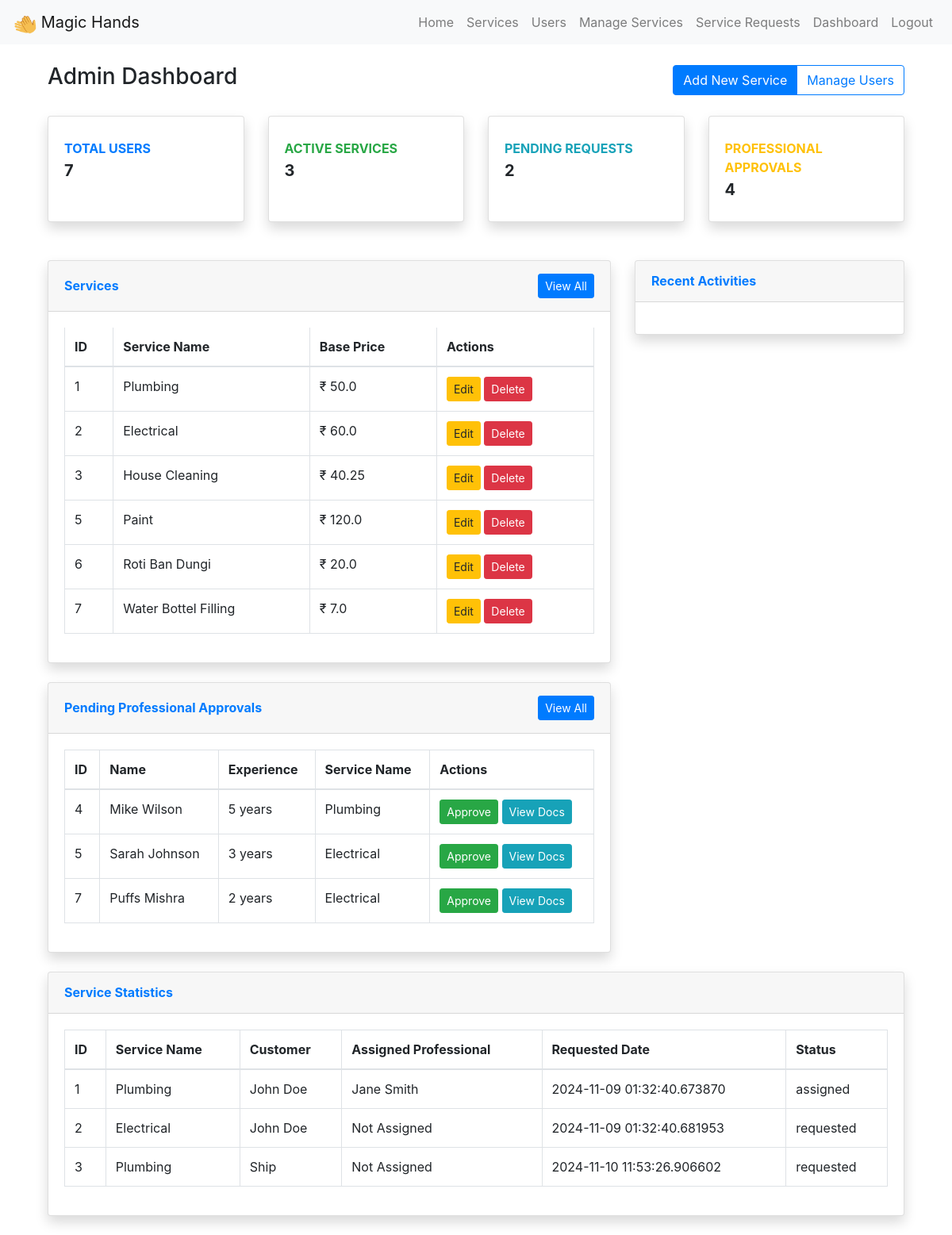
Page /dashboard (signed in) on the earlier database version.
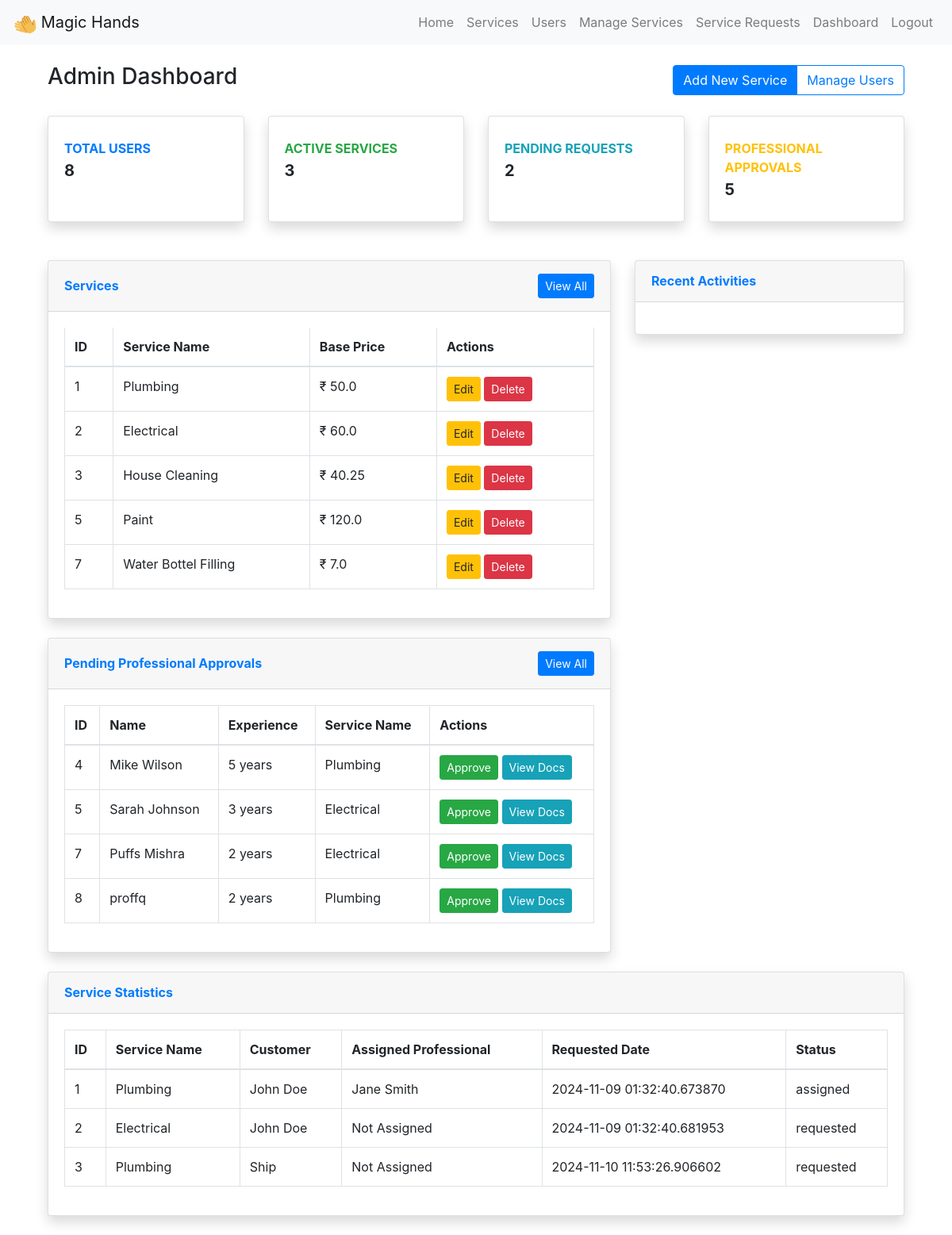
Same page on the later database version.
### models.py (models this page shows, shortened)
class Service(db.Model):
    __tablename__ = 'service'
    id = db.Column(db.Integer, primary_key=True)
    name = db.Column(db.String(100), nullable=False)
    price = db.Column(db.Float, nullable=False)
    description = db.Column(db.Text)
    time_required = db.Column(db.String(50))
    category = db.Column(db.String(50))
    image_url = db.Column(db.String(200))  # For service images
    is_active = db.Column(db.Boolean, default=True)  # To temporarily disable services
    created_at = db.Column(db.DateTime, default=datetime.utcnow)
    min_experience_required = db.Column(db.Integer, default=0)
    availability = db.Column(db.String(50), default='24/7')

class User(UserMixin, db.Model):
    __tablename__ = 'user'
    id = db.Column(db.Integer, primary_key=True)
    email = db.Column(db.String(120), unique=True, nullable=False)
    password = db.Column(db.String(255), nullable=False)
    role = db.Column(db.String(20), nullable=False)
    full_name = db.Column(db.String(100), nullable=False)
    address = db.Column(db.String(200))
    pin_code = db.Column(db.String(10))
    phone_number = db.Column(db.String(15))  # Added phone number
    experience = db.Column(db.Integer)
    service_type = db.Column(db.String(100))
    is_approved = db.Column(db.Boolean, default=False)
    is_active = db.Column(db.Boolean, default=True)  # For blocking user
    date_created = db.Column(db.DateTime, default=datetime.utcnow)
    profile_image = db.Column(db.String(200))  # For storing profile image path
    document_verified = db.Column(db.Boolean, default=False)  # For professional verification
    avg_rating = db.Column(db.Float, default=0.0)  # Average rating for professionals
    service_request = db.relationship('ServiceRequest', backref='customer', foreign_keys='ServiceRequest.customer_id', cascade="all, delete-orphan")
    reviews = db.relationship('Review', backref='customer', foreign_keys='Review.customer_id', cascade="all, delete-orphan")

class ServiceRequest(db.Model):
    __tablename__ = 'service_request'
    id = db.Column(db.Integer, primary_key=True)
    service_id = db.Column(db.Integer, db.ForeignKey('service.id'), nullable=False)
    customer_id = db.Column(db.Integer, db.ForeignKey('user.id'), nullable=False)
    professional_id = db.Column(db.Integer, db.ForeignKey('user.id'))
    date_of_request = db.Column(db.DateTime, default=datetime.utcnow, nullable=False)
    preferred_time = db.Column(db.DateTime)  # Added preferred time slot
    date_of_completion = db.Column(db.DateTime)
    service_status = db.Column(db.String(20), default='requested')  # requested/assigned/in_progress/completed/cancelled
    remarks = db.Column(db.Text)
    rating = db.Column(db.Integer)
    review_text = db.Column(db.Text)  # Added detailed review
    payment_status = db.Column(db.String(20), default='pending')  # pending/completed
    total_amount = db.Column(db.Float)
    location_pin = db.Column(db.String(10))  # For location-based assignment
    reviews = db.relationship('Review', backref='service_request', cascade="all, delete-orphan")
    transactions = db.relationship('Transaction', backref='service_request', cascade="all, delete-orphan")

### app.py (the view)
@app.route('/dashboard')
@login_required
def dashboard():
    if current_user.role == 'admin':
        user_count = User.query.count()
        professional_count = User.query.filter_by(role='professional').count()
        customer_count = user_count - professional_count - 1
        service_count = Service.query.count()
        service_request_count = ServiceRequest.query.count()
        users = User.query.all()
        pending_professionals = User.query.filter_by(role='professional').all()
        services = Service.query.all()
        pending_requests= ServiceRequest.query.filter_by(service_status='requested').count()
        customer_alias = aliased(User)
        professional_alias = aliased(User)
        service_requests = (
            db.session.query(ServiceRequest)
            .join(Service, ServiceRequest.service_id == Service.id)
            .join(customer_alias, ServiceRequest.customer_id == customer_alias.id)
            .outerjoin(professional_alias, ServiceRequest.professional_id == professional_alias.id)
            .add_columns(Service.name.label('service_name'),
                         customer_alias.full_name.label('customer_name'),
                         professional_alias.full_name.label('professional_name'))
            .all()
        )
        active_services = ServiceRequest.query.count()
        pending_approvals = User.query.filter_by(document_verified=False).count()
        return render_template('admin_dashboard.html', users=users, services=services, service_requests=service_requests, service=services,
                               total_users=user_count, customer=customer_count, total_services=service_count, total_service_requests=service_request_count,
                               pending_professionals = pending_professionals, active_services = active_services, pending_approvals=pending_approvals, pending_requests=pending_requests)
    elif current_user.role == 'professional':
        service_requests = ServiceRequest.query.filter_by(professional_id=current_user.id).all()
        return render_template('professional_dashboard.html', service_requests=service_requests)
    else:
        service_requests = ServiceRequest.query.filter_by(customer_id=current_user.id).all()
        return render_template('customer_dashboard.html', service_requests=service_requests)

### templates/admin_dashboard.html (shortened to what this page needs)
{% extends "base.html" %}
{% block content %}
<div class="container-fluid">
    <div class="d-flex justify-content-between align-items-center mb-4">
        <h1 class="h3">Admin Dashboard</h1>
        <div class="btn-group">
            <a href="{{ url_for('admin_services') }}" class="btn btn-primary">Add New Service</a>
            <a href="{{ url_for('admin_users') }}" class="btn btn-outline-primary">Manage Users</a>
        </div>
    </div>
    <div class="row mb-4">
        <div class="col-xl-3 col-md-6 mb-4">
            <div class="card border-left-primary shadow h-100 py-2">
                <div class="card-body">
                    <div class="row no-gutters align-items-center">
                        <div class="col mr-2">
                            <div class="text-xs font-weight-bold text-primary text-uppercase mb-1">Total Users</div>
                            <div class="h5 mb-0 font-weight-bold text-gray-800">{{ total_users }}</div>
                        </div>
                    </div>
                </div>
            </div>
        </div>
        <div class="col-xl-3 col-md-6 mb-4">
            <div class="card border-left-success shadow h-100 py-2">
                <div class="card-body">
                    <div class="row no-gutters align-items-center">
                        <div class="col mr-2">
                            <div class="text-xs font-weight-bold text-success text-uppercase mb-1">Active Services</div>
                            <div class="h5 mb-0 font-weight-bold text-gray-800">{{ active_services }}</div>
                        </div>
                    </div>
                </div>
            </div>
        </div>
        <div class="col-xl-3 col-md-6 mb-4">
            <div class="card border-left-info shadow h-100 py-2">
                <div class="card-body">
                    <div class="row no-gutters align-items-center">
                        <div class="col mr-2">
                            <div class="text-xs font-weight-bold text-info text-uppercase mb-1">Pending Requests</div>
                            <div class="h5 mb-0 font-weight-bold text-gray-800">{{ pending_requests }}</div>
                        </div>
                    </div>
                </div>
            </div>
        </div>
        <div class="col-xl-3 col-md-6 mb-4">
            <div class="card border-left-warning shadow h-100 py-2">
                <div class="card-body">
                    <div class="row no-gutters align-items-center">
                        <div class="col mr-2">
                            <div class="text-xs font-weight-bold text-warning text-uppercase mb-1">Professional Approvals</div>
                            <div class="h5 mb-0 font-weight-bold text-gray-800">{{ pending_approvals }}</div>
                        </div>
                    </div>
                </div>
            </div>
        </div>
    </div>
    <div class="row">
        <div class="col-xl-8 col-lg-7">
            <div class="card shadow mb-4">
                <div class="card-header py-3 d-flex flex-row align-items-center justify-content-between">
                    <h6 class="m-0 font-weight-bold text-primary">Services</h6>
                    <a href="{{ url_for('services') }}" class="btn btn-sm btn-primary">View All</a>
                </div>
                <div class="card-body">
                    <div class="table-responsive">
                        <table class="table table-bordered">
                            <thead>
                                <tr>
                                    <tr>
                                        <th>ID</th>
                                        <th>Service Name</th>
                                        <th>Base Price</th>
                                        <th>Actions</th>
                                    </tr>
                                </tr>
                            </thead>
                            <tbody>
                                {% for ser in services %}
                                <tr>
                                    <td>{{ ser.id }}</td>
                                    <td>{{ ser.name }}</td>
                                    <td>₹ {{ ser.price }}</td>
                                    <td>
                                        <button class="btn btn-warning btn-sm" data-bs-toggle="modal" data-bs-target="#editModal{{ service.id }}">
                                            Edit
                                          </button>
                                          <form method="POST" action="{{ url_for('admin_services') }}" class="d-inline">
                                            <button type="submit" class="btn btn-danger btn-sm" onclick="return confirm('Are you sure you want to delete this service?')">
                                              Delete
                                            </button>
                                          </form>
                                    </td>
                                </tr>
                                {% endfor %}
                            </tbody>
                        </table>
                    </div>
                </div>
            </div>
        </div>
        <div class="col-xl-4 col-lg-5">
            <div class="card shadow mb-4">
                <div class="card-header py-3">
                    <h6 class="m-0 font-weight-bold text-primary">Recent Activities</h6>
                </div>
                <div class="card-body">
                </div>
            </div>
        </div>
    </div>
    <div class="row">
        <div class="col-xl-8 col-lg-7">
            <div class="card shadow mb-4">
                <div class="card-header py-3 d-flex flex-row align-items-center justify-content-between">
                    <h6 class="m-0 font-weight-bold text-primary">Pending Professional Approvals</h6>
                    <a href="{{ url_for('admin_users') }}" class="btn btn-sm btn-primary">View All</a>
                </div>
                <div class="card-body">
                    <div class="table-responsive">
                        <table class="table table-bordered">
                            <thead>
                                <tr>
                                    <tr>
                                        <th>ID</th>
                                        <th>Name</th>
                                        <th>Experience</th>
                                        <th>Service Name</th>
                                        <th>Actions</th>
                                    </tr>
                                </tr>
                            </thead>
                            <tbody>
                                {% for professional in pending_professionals %}
                                <tr>
                                    <td>{{ professional.id }}</td>
                                    <td>{{ professional.full_name }}</td>
                                    <td>{{ professional.experience }} years</td>
                                    <td>{{ professional.service_type }}</td>
                                    <td>
                                        <form action="{{ url_for('approve_professional', user_id=professional.id) }}" method="post" class="d-inline">
                                            <button type="submit" class="btn btn-sm btn-success">Approve</button>
                                        </form>
                                        <button type="button" class="btn btn-sm btn-info" data-toggle="modal" data-target="#viewDocsModal{{ professional.id }}">
                                            View Docs
                                        </button>
                                    </td>
                                </tr>
                                {% endfor %}
                            </tbody>
                        </table>
                    </div>
                </div>
            </div>
        </div>
    </div>
    <div class="row">
        <div class="col-12">
            <div class="card shadow mb-4">
                <div class="card-header py-3">
                    <h6 class="m-0 font-weight-bold text-primary">Service Statistics</h6>
                </div>
                <div class="card-body">
                    <div class="table-responsive">
                        <table class="table table-bordered">
                            <thead>
                                <tr>
                                    <th>ID</th>
                                    <th>Service Name</th>
                                    <th>Customer</th>
                                    <th>Assigned Professional</th>
                                    <th>Requested Date</th>
                                    <th>Status</th>
                                </tr>
                            </thead>
                            <tbody>
                                {% for stat in service_requests %}
                                <tr>
                                    <td>{{ stat.ServiceRequest.id }}</td>
                                    <td>{{ stat.service_name }}</td>
                                    <td>{{ stat.customer_name}}</td>
                                    <td>{{ stat.professional_name if stat.professional_name else 'Not Assigned' }}</td>
                                    <td>{{ stat.ServiceRequest.date_of_request }}</td>
                                    <td>{{ stat.ServiceRequest.service_status }}</td>
                                </tr>
                                {% endfor %}
                            </tbody>
                        </table>
                    </div>
                </div>
            </div>
        </div>
    </div>
</div>
{% endblock %}

Differences in the rows shown:
removed Service: id "6", name "Roti Ban Dungi", price "20.0"
added User: id "8", full_name "proffq", experience "2", service_type "Plumbing"
Other differences:
{{ total_users }}: "7" → "8"
{{ pending_approvals }}: "4" → "5"
